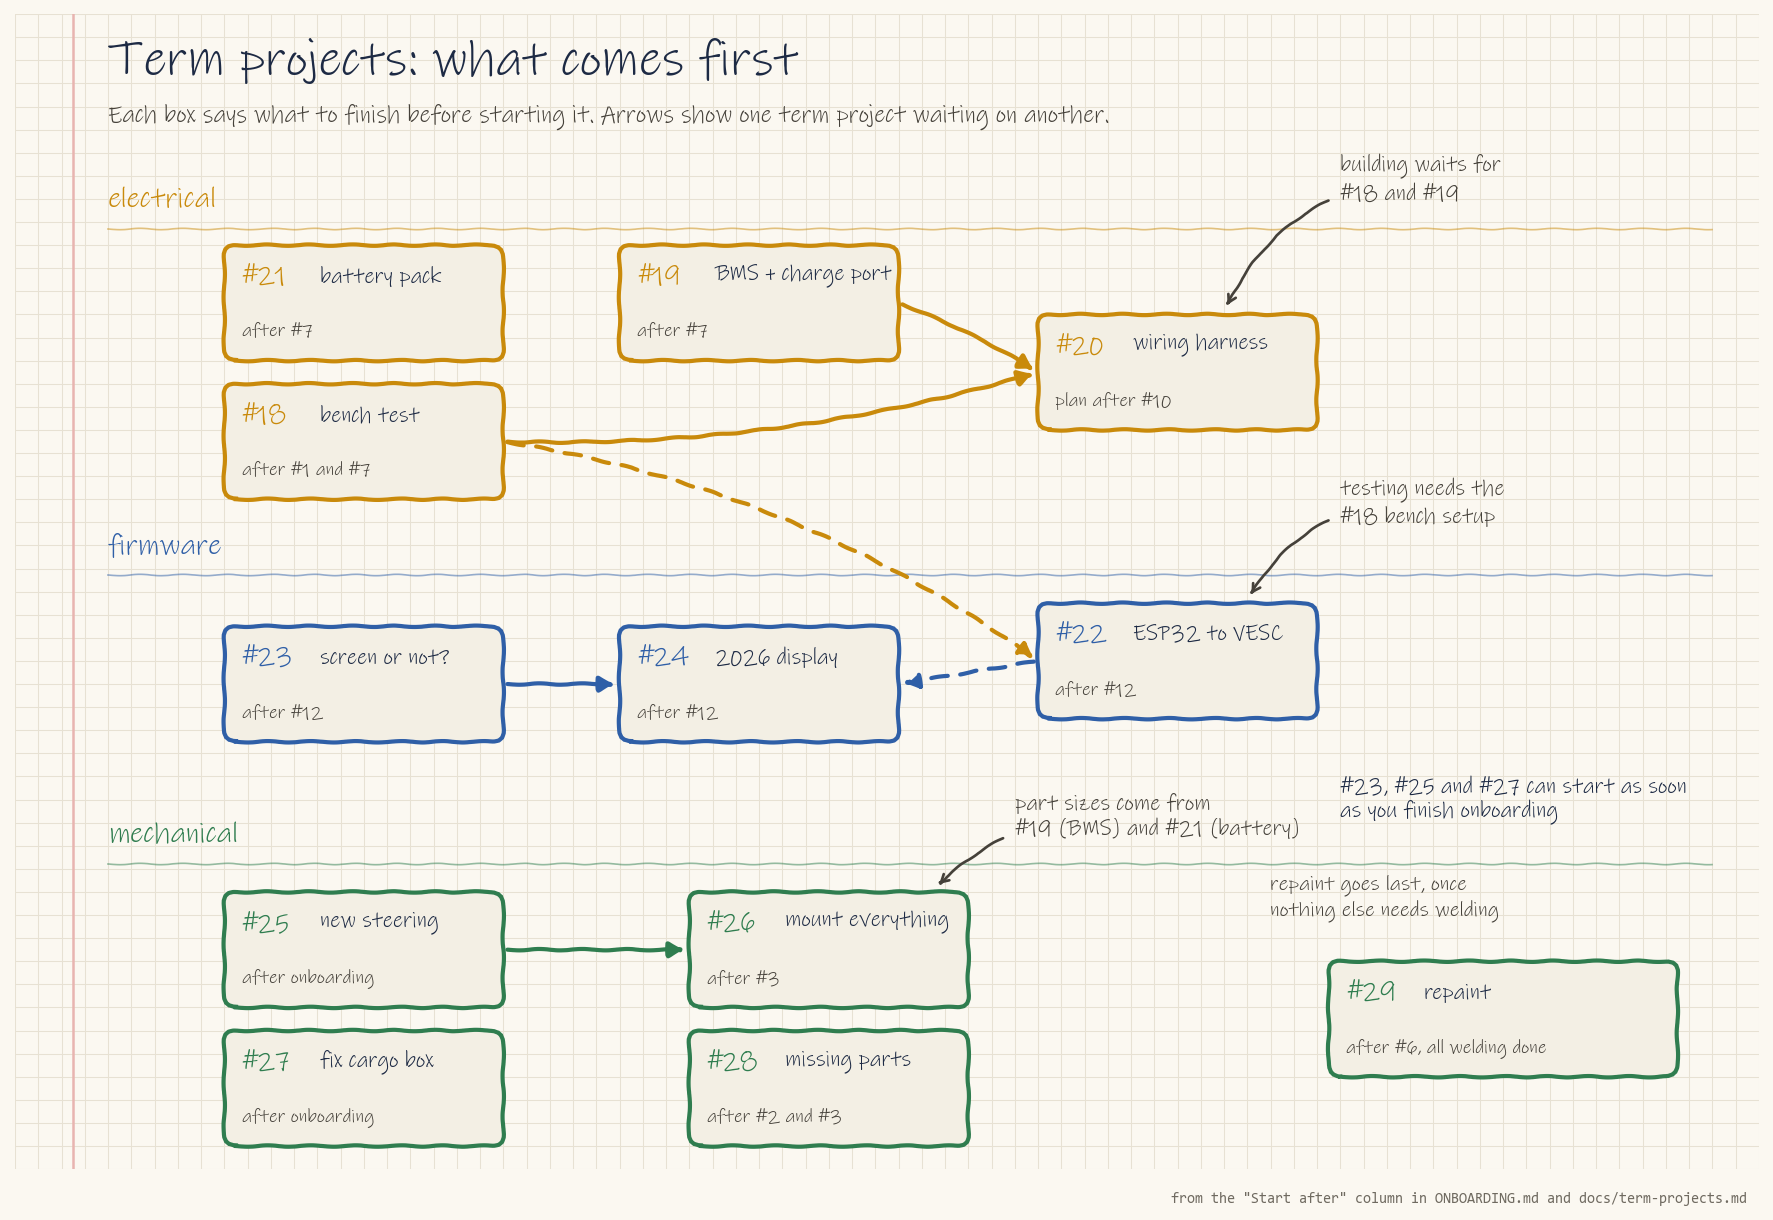

The script that drew this image:
import sys, os
HERE = os.path.dirname(os.path.abspath(__file__))
sys.path.insert(0, HERE)
from notebook import *
from matplotlib.patches import FancyBboxPatch, FancyArrowPatch

fig, ax = page(150, 100, (15, 10))
note(ax, 8, 96, 'Term projects: what comes first', size=24, weight='bold')
note(ax, 8, 91.2, 'Each box says what to finish before starting it. Arrows show one term project waiting on another.',
     size=11.5, color=PENCIL)

N = {}
def node(key, x, y, title, after, col, w=24, h=10):
    ax.add_patch(FancyBboxPatch((x - w / 2, y - h / 2), w, h, boxstyle='round,pad=0,rounding_size=1', fc='#f3efe4', ec=col, lw=2, zorder=3))
    note(ax, x - w / 2 + 1.5, y + 2.4, key, size=12.5, weight='bold', color=col, zorder=4)
    note(ax, x - w / 2 + 8.2, y + 2.4, title, size=10.5, color=INK, zorder=4)
    note(ax, x - w / 2 + 1.5, y - 2.4, after, size=9, color=PENCIL, zorder=4)
    N[key] = (x, y, w, h)
def edge(a, b, col, dashed=False, rad=0.0, side=('r', 'l')):
    xa, ya, wa, ha = N[a]; xb, yb, wb, hb = N[b]
    anchor = {'r': lambda x, y, w, h: (x + w / 2, y), 'l': lambda x, y, w, h: (x - w / 2, y),
              'b': lambda x, y, w, h: (x, y - h / 2), 't': lambda x, y, w, h: (x, y + h / 2)}
    p = anchor[side[0]](xa, ya, wa, ha); q = anchor[side[1]](xb, yb, wb, hb)
    ax.add_patch(FancyArrowPatch(p, q, arrowstyle='-|>', mutation_scale=15, color=col, lw=2,
                                 ls=(0, (4, 3)) if dashed else '-', connectionstyle=f'arc3,rad={rad}', zorder=2))

for y, name, col in [(84, 'electrical', GOLD), (54, 'firmware', BLUE), (29, 'mechanical', GREEN)]:
    note(ax, 8, y, name, size=14, weight='bold', color=col)
    ax.plot([8, 146], [y - 2.6, y - 2.6], color=col, lw=0.8, alpha=0.5, zorder=1)

node('#21', 30, 75, 'battery pack', 'after #7', GOLD)
node('#18', 30, 63, 'bench test', 'after #1 and #7', GOLD)
node('#19', 64, 75, 'BMS + charge port', 'after #7', GOLD)
node('#20', 100, 69, 'wiring harness', 'plan after #10', GOLD)

node('#23', 30, 42, 'screen or not?', 'after #12', BLUE)
node('#22', 100, 44, 'ESP32 to VESC', 'after #12', BLUE)
node('#24', 64, 42, '2026 display', 'after #12', BLUE)


node('#25', 30, 19, 'new steering', 'after onboarding', GREEN)
node('#27', 30, 7, 'fix cargo box', 'after onboarding', GREEN)
node('#26', 70, 19, 'mount everything', 'after #3', GREEN)
node('#28', 70, 7, 'missing parts', 'after #2 and #3', GREEN)
node('#29', 128, 13, 'repaint', 'after #6, all welding done', GREEN, w=30)

edge('#18', '#20', GOLD, rad=0.08); edge('#19', '#20', GOLD, rad=-0.05)
edge('#23', '#24', BLUE)
edge('#22', '#24', BLUE, dashed=True, side=('l', 'r'))
edge('#25', '#26', GREEN)
edge('#18', '#22', GOLD, dashed=True, rad=-0.12)

point(ax, (114, 84), (104, 74.2), 'building waits for\n#18 and #19', color=PENCIL, rad=0.3, ha='left')
point(ax, (114, 56), (106, 49.2), 'testing needs the\n#18 bench setup', color=PENCIL, rad=0.3, ha='left')
point(ax, (86, 29), (79, 24.2), 'part sizes come from\n#19 (BMS) and #21 (battery)', color=PENCIL, rad=0.25, ha='left')
note(ax, 114, 32, '#23, #25 and #27 can start as soon\nas you finish onboarding', size=10.5, color=INK, linespacing=1.2)
note(ax, 108, 23.5, 'repaint goes last, once\nnothing else needs welding', size=10, color=PENCIL, linespacing=1.2)
mono(ax, 149, -2.5, 'from the "Start after" column in ONBOARDING.md and docs/term-projects.md', size=7, color='#6f6a60', ha='right')
save(fig, os.path.join(HERE, 'term-project-map.png'))
